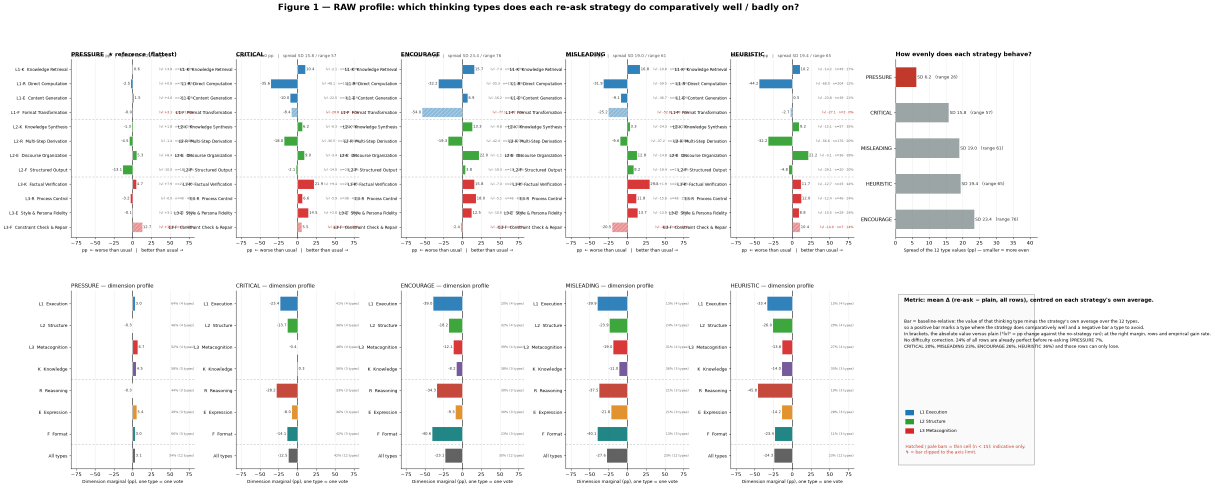
#> input picture thinking_type_scenarios/figs/fig1_raw.png, 3643 x 1463 px, found by its file name (shown at 1/3 size)
$ python _ink_check.py
#> lines starting #> are read from the running program, lines starting #| are printed output that depends on the picture
# -*- coding: utf-8 -*-
"""粗查：每张图的 6 个面板区域是否都画上了东西（防止整块空白/NaN）。"""
import sys

sys.stdout.reconfigure(encoding="utf-8")
import numpy as np                                              # noqa: E402
from PIL import Image                                           # noqa: E402

H = r"C:\Users\kl001\.nanobot\DOA\thinking_type_scenarios\figs"
for f in ["fig1_raw.png", "fig2_difficulty.png", "fig3_balanced.png",
          "fig1_raw_levels.png", "fig2_difficulty_levels.png"]:
    im = Image.open(H + "\\" + f).convert("L")
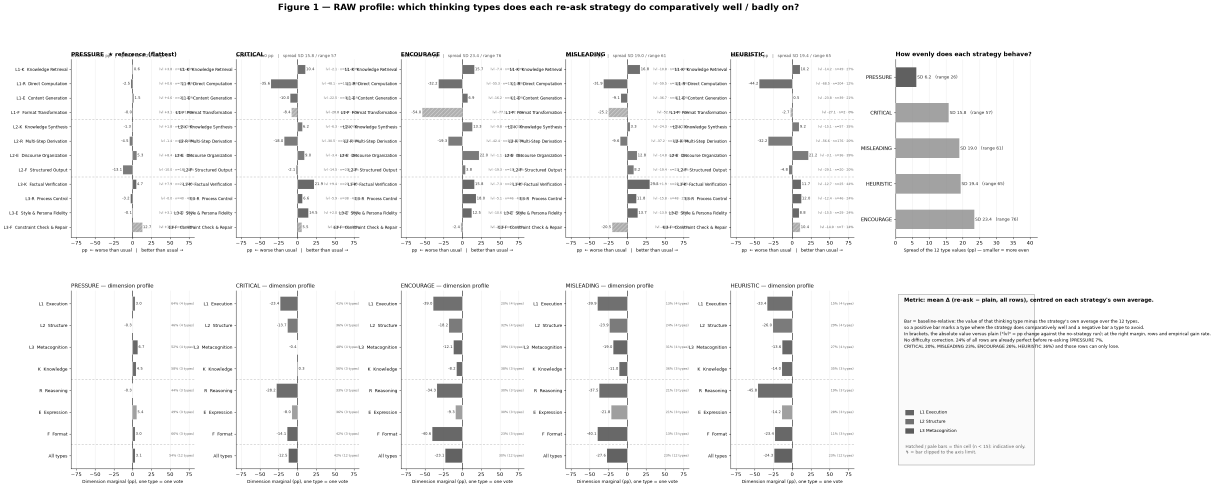
#> im: PIL image 3643x1463 L (shown at 1/3 size); min 0, max 255, mean 245.3
    a = np.asarray(im)
    ink = (a < 235).mean()                       # 非白像素比例
#> ink = 0.0789
    h, w = a.shape
#> h = 1463; w = 3643
    cols = [round(ink_row) for ink_row in
            [((a[:, i * w // 6:(i + 1) * w // 6] < 235).mean() * 100) for i in range(6)]]
#> cols = [5, 8, 10, 12, 10, 2]
    print("%-28s %dx%d  ink=%.3f  per-column ink (%%): %s" % (f, w, h, ink, cols))
#| fig1_raw.png                 3643x1463  ink=0.079  per-column ink (%): [5, 8, 10, 12, 10, 2]
#> pass 2 of the loop `for f in ["fig1_raw.png", "fig2_difficulty.png", "fig3_balanced.png",`:
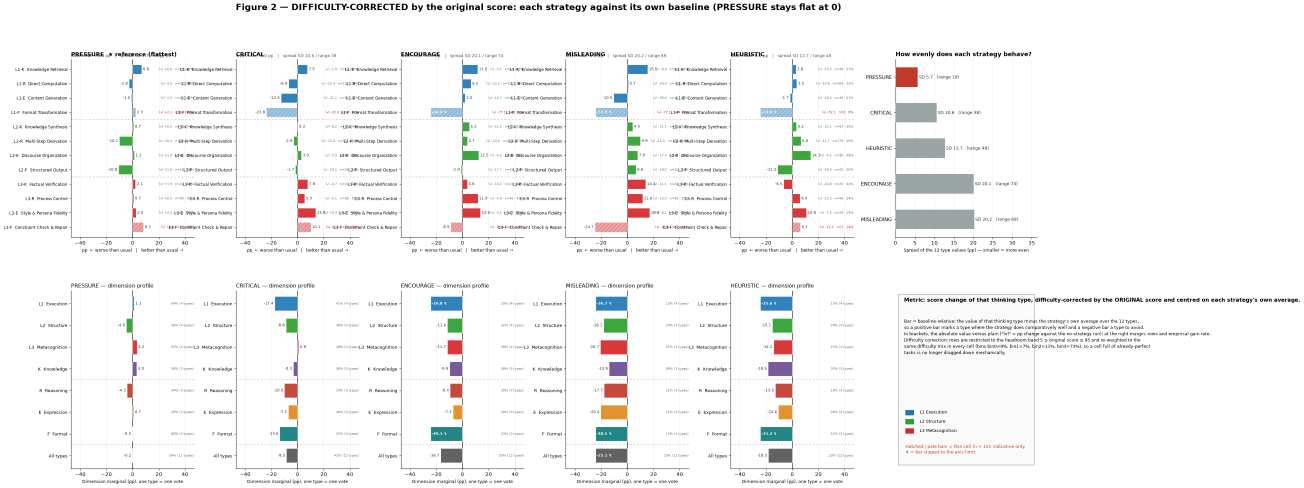
#> input picture thinking_type_scenarios/figs/fig2_difficulty.png, 3912 x 1463 px, found by its file name (shown at 1/3 size)
#> `im = Image.open(H + "\\" + f).convert("L")`:
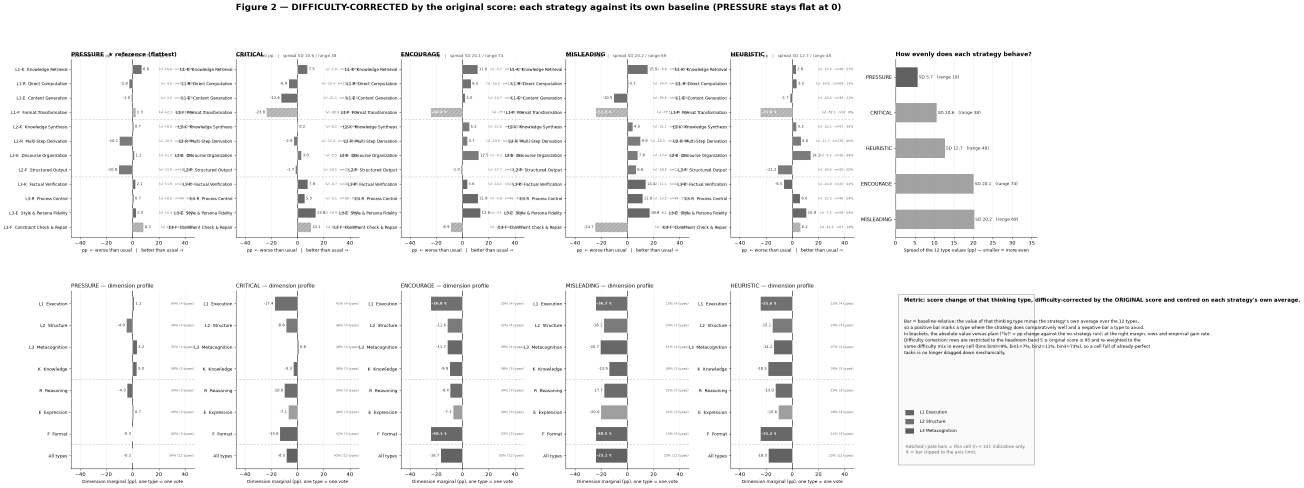
#> im: PIL image 3912x1463 L (shown at 1/3 size); min 0, max 255, mean 245.5
#> ink = 0.0755
#> cols = [6, 8, 13, 9, 9, 1]
#| fig2_difficulty.png          3912x1463  ink=0.076  per-column ink (%): [6, 8, 13, 9, 9, 1]
